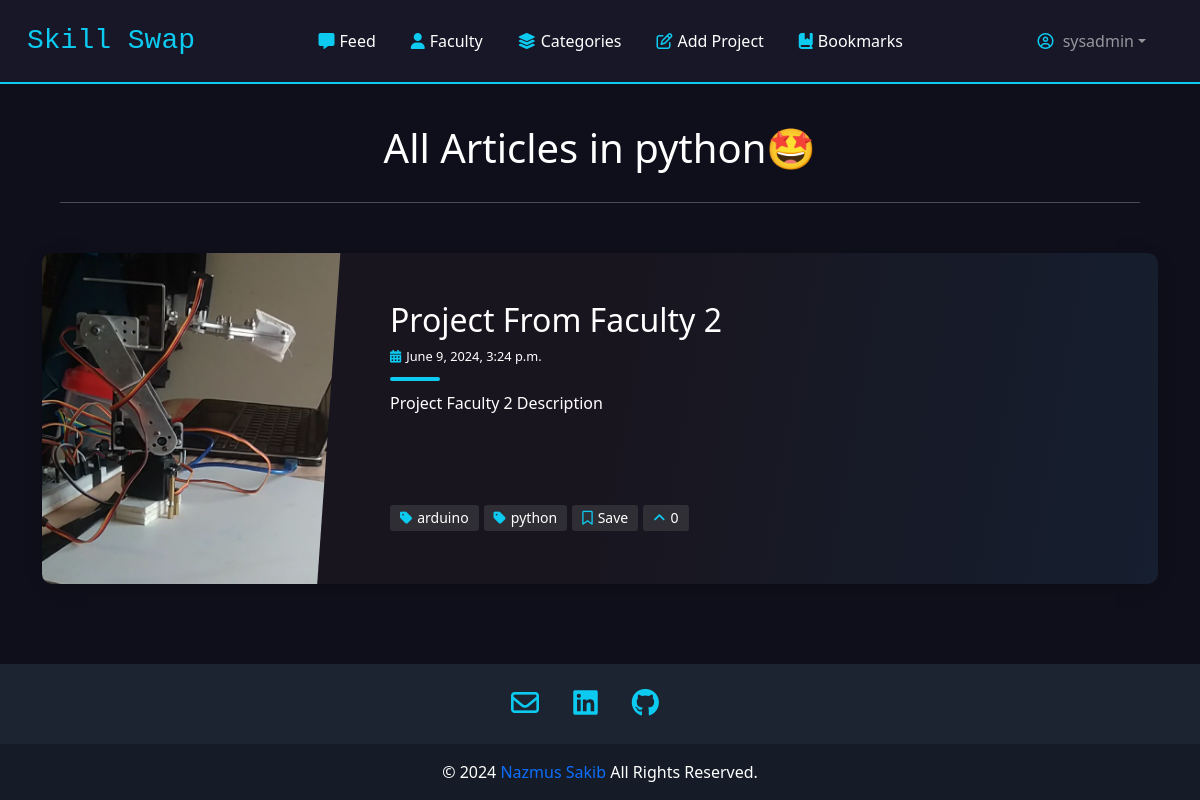
Page /category/python (signed in) on the committed database.
### accounts/models.py (models this page shows)
class CustomUser(AbstractUser):
    DESIGNATION_CHOICE = (
        ('Associate Professor', 'Associate Professor'),
        ('Professor', 'Professor'),
        ('Assistant Professor', 'Assistant Professor'),
        ('Lecturer', 'Lecturer'),
    )
    is_faculty = models.BooleanField(default=False)
    department = models.CharField(max_length=100, blank=True, null=True)
    university = models.CharField(max_length=100, blank=True, null=True)
    designation = models.CharField(max_length=100, blank=True, null=True, choices=DESIGNATION_CHOICE)
    education = models.TextField(blank=True, null=True)
    experience = models.TextField(blank=True, null=True)
    research_activities = models.TextField(blank=True, null=True)
    membership = models.TextField(blank=True, null=True)
    publication = models.TextField(blank=True, null=True)
    award = models.TextField(blank=True, null=True)
    contact = models.TextField(blank=True, null=True)
    scholar_link = models.CharField(max_length=100, blank=True, null=True)
    github_link = models.CharField(max_length=100, blank=True, null=True)
    linkedin_link = models.CharField(max_length=100, blank=True, null=True)
    image = models.ImageField(upload_to='profile_pics', default='./images/default.jpg', null=True, blank=True)

### blog/models.py (models this page shows, shortened)
class Article(models.Model):
  categoryList = [
        ("robotics", "Robotics"),
        ("machine learning", "Machine Learning"),
        ("arduino", "Arduino"),
        ("javascript" , "JavaScript"),
        ("web develpment" , "Web Develpment"),
        ("react" , "React"),
        ("python" , "Python"),
        ("other", "Other"),
    ]
  owner = models.ForeignKey(get_user_model(), on_delete=models.CASCADE, related_name='articles')
  title = models.CharField(max_length = 200)
  desc = models.CharField(max_length = 200)
  artImage = models.ImageField(upload_to = 'art_photos', default = './images/default.jpg', null = True, blank = True)
  content = models.TextField()
  category = MultiSelectField(choices=categoryList,  max_choices=3)
  created = models.DateTimeField(default=now, editable=False)
  bookmarks = models.ManyToManyField(get_user_model(), related_name='bookmarks')
  upvote = models.ManyToManyField(get_user_model(), related_name='up')
  downvote = models.ManyToManyField(get_user_model(), related_name='down')
  class Meta:
    ordering = ['-created']

### blog/views.py (the view)
# urls.py: path('category/<str:name>', views.category, name = 'category'),
def category(request, name):
  targetArticles = []
  allArticles = Article.objects.all()
  for art in allArticles:
    for cat in art.category:
      if (cat == name):
        targetArticles.append(art)
  return render(request, 'category.html', {
    'title': name,
    'targetArticle': targetArticles,
  })

### blog/templates/category.html (shortened to what this page needs)
{% extends './layout.html' %}
{% load static %}
{% block links %}
  <link rel="stylesheet" href="{% static 'css/index.css' %}">
{% endblock links %}
{% block body %}
<div class="header">
  <h1>All Articles in {{title}}🤩</h1>
  <hr>
</div>
<div class="container blog-content">
  {% for post in targetArticle %}
  <article class="postcard dark blue" data-card="{{post.id}}">
    <a class="postcard__img_link" href="{% url 'blog:singleArt' post.id %}">
      {% if post.artImage %}
        <img
          class="postcard__img"
          src="{{ post.artImage.url }}"
          alt="Image Title"
        />
      {% else %}
        <img
        class="postcard__img"
        src="../../media/images/default.jpg"
        alt="Image Title"
        />
      {% endif %}
    </a>
    <div class="postcard__text">
      <h1 class="postcard__title blue"><a href="{% url 'blog:singleArt' post.id %}">{{ post.title }}</a></h1>
      <div class="postcard__subtitle small">
          <i class="fas fa-calendar-alt mr-2"></i>{{ post.created }}
      </div>
      <div class="postcard__bar"></div>
      <div class="postcard__preview-txt">
        {{ post.desc }}
      </div>
      <ul class="postcard__tagbox">
        {% for cat in post.category %}
        <li class="tag__item"><i class="fas fa-tag mr-2"></i>{{cat}}</li>
        {% endfor %}
        {% if user.is_authenticated %}
          {% if user in post.bookmarks.all %}
          <li class="tag__item play blue save saved" id="{{ post.pk}}">
            <i class="fa-regular fa-bookmark"></i><span class="save-txt">Saved</span>
          </li>
          {% else %}
          <li class="tag__item play save blue pointed" id="{{post.id}}"data-bs-toggle="tooltip" data-bs-title="Default tooltip">
            <i class="fa-regular fa-bookmark"></i><span class="save-txt">Save</span>
          </li>
          {% endif %}
          {% if user != post.owner %}
            {% if user in post.upvote.all %}
              <li class="tag__item play blue vote voted" data-vote="{{ post.id }}">
                <i class="fa-solid fa-angle-up"></i><span class="vote-num">{{ post.upvote.count }}</span>
              </li>
            {% else %}
              <li class="tag__item play blue vote" data-vote="{{ post.id }}">
                <i class="fa-solid fa-angle-up"></i><span class="vote-num">{{ post.upvote.count }}</span>
              </li>
            {% endif %}
          {% else %}
            <li class="tag__item play blue">
              <span>{{ post.upvote.count }} vote</span>
            </li>
          {% endif %}
        {% endif %}
      </ul>
    </div>
  </article>
  {% empty %}
  <div class="alert alert-info" role="alert">
    <strong>There are no Aritcles on this category.</strong>
  </div>
  {% endfor %}
</div>
{% endblock body %}

### blog/templates/layout.html (shortened to what this page needs)
{% load static %}
<!DOCTYPE html>
<html lang="en">
  <head>
    <link href="https://cdn.jsdelivr.net/npm/bootstrap@5.2.2/dist/css/bootstrap.min.css" rel="stylesheet" />
    <link rel="stylesheet" href="{% static 'css/layout.css' %}" />
    {% block links %}
    {% endblock %}
  </head>
  <body>
    <nav class="navbar navbar-expand-lg navbar-dark" style="padding: 15px">
      <div class="container-fluid">
        <a class="navbar-brand" href="{% url 'blog:home' %}" style="color: var(--bs-cyan); font-family: monospace; font-size:28px;">Skill Swap</a>
        <div class="collapse navbar-collapse" id="navbarSupportedContent">
          <ul class="navbar-nav me-auto ulNav">
            <li class="nav-item">
              <a class="nav-link active" aria-current="page" href="{% url 'blog:index' %}"><i class="fas fa-comment-alt"></i>Feed</a>
            </li>
            <li class="nav-item">
              <a class="nav-link active" aria-current="page" href="{% url 'blog:faculty' %}"><i class="fa-solid fa-user"></i>Faculty</a>
            </li>
            <li class="nav-item">
              <a class="nav-link active" href="{% url 'blog:categories' %}"><i class="fa-solid fa-layer-group"></i>Categories</a>
            </li>
            {% if user.is_authenticated %}
              <li class="nav-item">
                <a class="nav-link active" aria-current="page" href="{% url 'blog:add' %}"><i class="fa-regular fa-pen-to-square"></i>Add Project</a>
              </li>
              <li class="nav-item">
                <a class="nav-link active" aria-current="page" href="{% url 'blog:bookmarks' %}"><i class="fa-solid fa-book-bookmark"></i>Bookmarks</a>
              </li>
            {% endif %}
          </ul>
          <ul class="navbar-nav">
            {% if user.is_authenticated %}
              <li class="nav-item dropdown active">
                <a class="nav-link dropdown-toggle" href="#" role="button" data-bs-toggle="dropdown" aria-expanded="false"><i class="fa-regular fa-circle-user"></i> {{ user }}</a>
              </li>
            {% endif %}
          </ul>
        </div>
      </div>
    </nav>
    <div class="blog-content1">
      {% block body %}
      {% endblock %}
    </div>
    <div class="footer">
      <footer class="text-center text-lg-start text-white" style="background-color: #1c2331">
        <section class="footer-social">
          <a href="#"><i class="fa-regular fa-envelope"></i></a>
          <a href="#"><i class="fab fa-linkedin"></i></a>
          <a href="#"><i class="fab fa-github"></i></a>
        </section>
        <div class="text-center p-3" style="background-color: rgba(0, 0, 0, 0.2)">
          © <span class="thisYear"></span>
          <a class="" target="_blank" href="#">Nazmus Sakib</a>
          All Rights Reserved.
        </div>
      </footer>
    </div>
  </body>
</html>

### blog/static/css/layout.css (style rules this page uses)
:root { --base-color: #0f0f1b; --second-color: #171727; --mid-color: #161e2e; --back-color: #bbe1fa; --primary-color: 111, 76, 255; --text-color: 256, 256, 256; }
* { padding: 0; margin: 0; box-sizing: border-box; }
.ulNav { margin-left: auto; }
li { margin-right: 19px; }
body { background-color: var(--base-color); display: flex; flex-direction: column; min-height: 100vh; }
.blog-content1 { flex: 1; }
nav { background-color: var(--second-color); border-bottom: 2px solid var(--bs-cyan); border-bottom-color: linear-gradient(to top, rgb(1 134 218), rgb(182 49 167)); }
i { color: var(--bs-cyan); margin-right: 5px; }
.footer-social { text-align: center; padding: 25px; }
.footer-social a { margin-right: 25px; }
.footer-social a i { font-size: 28px; }
footer a { text-decoration: none; }
.header { text-align: center; color: var(--bs-white); margin-top: 40px; }
.header hr { margin: 30px auto; width: 90%; }

### blog/static/css/index.css (style rules this page uses)
body { font-size: 16px; color: #ffffff; text-rendering: optimizeLegibility; font-weight: initial; }
.dark { background: #110f16; }
a, a:hover { text-decoration: none; transition: color 0.3s ease-in-out; }
.postcard { flex-wrap: wrap; display: flex; box-shadow: 0 4px 21px -12px rgba(0, 0, 0, 0.66); border-radius: 10px; margin: 0 0 2rem 0; overflow: hidden; position: relative; color: #ffffff; }
.postcard.dark { background-color: #18151f; }
.postcard a { color: inherit; }
.postcard h1, .postcard .h1 { margin-bottom: 0.5rem; font-weight: 500; line-height: 1.2; }
.postcard .small { font-size: 80%; }
.postcard .postcard__title { font-size: 1.75rem; }
.postcard .postcard__img { max-height: 180px; width: 100%; object-fit: cover; position: relative; }
.postcard .postcard__img_link { display: contents; }
.postcard .postcard__bar { width: 50px; height: 10px; margin: 10px 0; border-radius: 5px; background-color: #424242; transition: width 0.2s ease; }
.postcard .postcard__text { padding: 1.5rem; position: relative; display: flex; flex-direction: column; }
.postcard .postcard__preview-txt { overflow: hidden; text-overflow: ellipsis; text-align: justify; height: 100%; }
.postcard .postcard__tagbox { display: flex; flex-flow: row wrap; font-size: 14px; margin: 20px 0 0 0; padding: 0; justify-content: center; }
.postcard .postcard__tagbox .tag__item { display: inline-block; background: rgba(83, 83, 83, 0.4); border-radius: 3px; padding: 2.5px 10px; margin: 0 5px 5px 0; cursor: default; user-select: none; transition: background-color 0.3s; }
.postcard:before { content: ""; position: absolute; top: 0; right: 0; bottom: 0; left: 0; background-image: linear-gradient(-70deg, #424242, transparent 50%); opacity: 1; border-radius: 10px; }
@media screen and (min-width: 769px) { .postcard { flex-wrap: inherit; } }
@media screen and (min-width: 769px) { .postcard .postcard__title { font-size: 2rem; } }
@media screen and (min-width: 769px) { .postcard .postcard__tagbox { justify-content: start; } }
@media screen and (min-width: 769px) { .postcard .postcard__img { max-width: 300px; max-height: 100%; transition: transform 0.3s ease; } }
@media screen and (min-width: 769px) { .postcard .postcard__text { padding: 3rem; width: 100%; } }
@media screen and (min-width: 769px) { .postcard:nth-child(2n+1) { flex-direction: row; } }
@media screen and (min-width: 769px) { .postcard:nth-child(2n+1) .postcard__text::before { left: -12px !important; transform: rotate(4deg); } }
@media screen and (min-width: 1024px) { .postcard__text { padding: 2rem 3.5rem; } }
@media screen and (min-width: 1024px) { .postcard__text:before { content: ""; position: absolute; display: block; top: -20%; height: 130%; width: 55px; } }
@media screen and (min-width: 1024px) { .postcard.dark .postcard__text:before { background: #18151f; } }
.blue .postcard__bar { background-color: var(--bs-cyan); }
.blue::before { background-image: linear-gradient(-30deg, rgba(0, 118, 189, 0.1), transparent 50%); }
.blue:nth-child(2n)::before { background-image: linear-gradient(30deg, rgba(0, 118, 189, 0.1), transparent 50%); }
@media screen and (min-width: 769px) { .blue::before { background-image: linear-gradient(-80deg, rgba(0, 118, 189, 0.1), transparent 50%); } }
@media screen and (min-width: 769px) { .blue:nth-child(2n)::before { background-image: linear-gradient(80deg, rgba(0, 118, 189, 0.1), transparent 50%); } }
.blog-content { margin-top: 50px; margin-bottom: 50px; }
.save { cursor: pointer !important; }
.vote { cursor: pointer !important; }
.pointed { cursor: pointer !important; }

### rows in the picture
CustomUser: username "sysadmin"
Article: artImage (picture), title "Project From Faculty 2", created "June 9, 2024, 3:24 p.m.", desc "Project Faculty 2 Description", category "arduino" "python", upvote.count "0"

### other values in the picture
{{ title }} "python"
